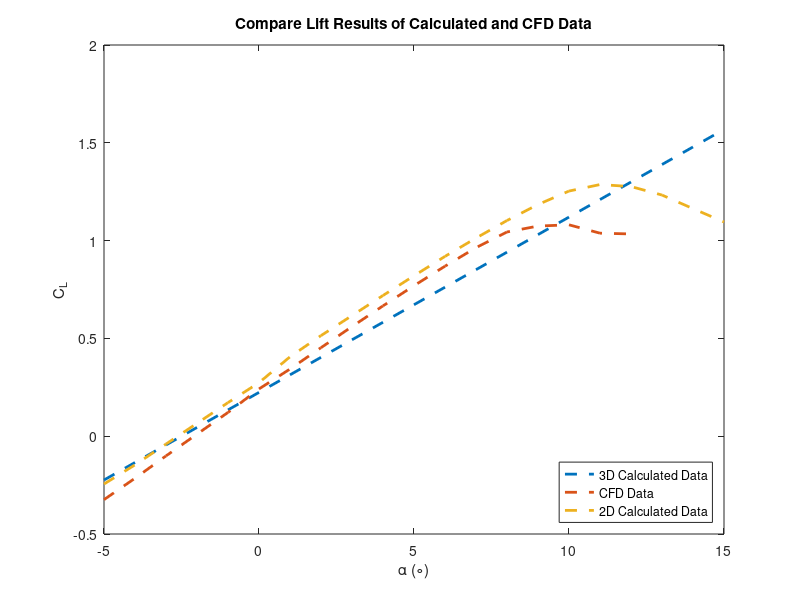
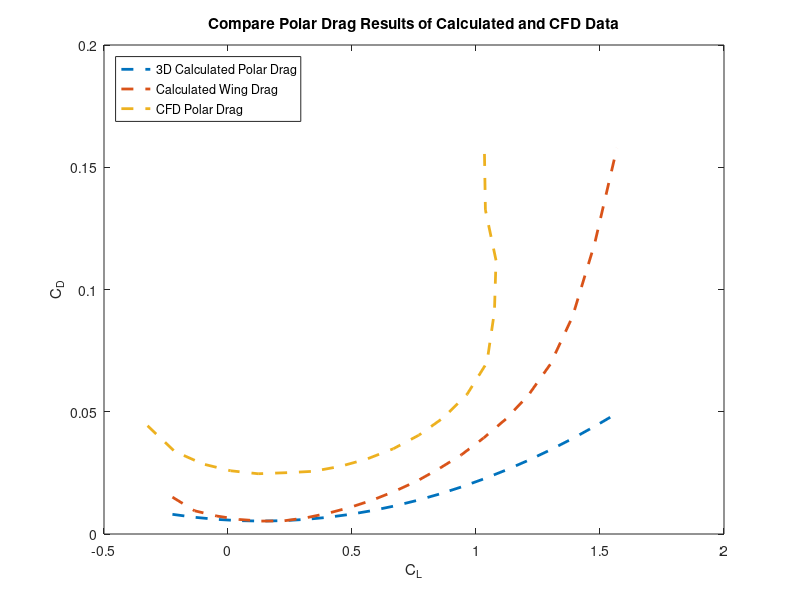
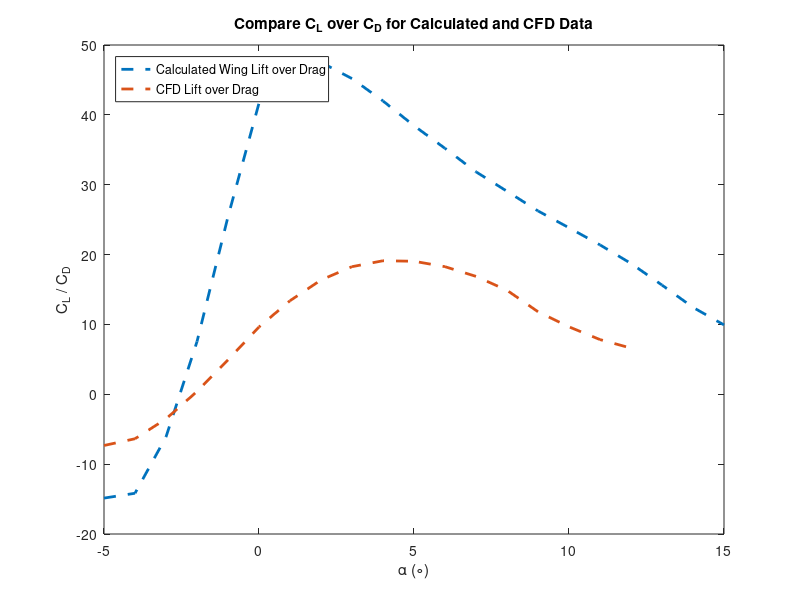

MATLAB code for these plots, in order:
clc
clear all
% 3D lift calculations
data2D = [
        -5.0000 -0.2446 0.0140;
        -4.0000 -0.1465 0.0091;
        -3.0000 -0.0401 0.0073;
        -2.0000 0.0658 0.0059;
        -1.0000 0.1717 0.0049;
        0.0000 0.2737 0.0043;
        1.0000 0.4058 0.0045;
        2.0000 0.5143 0.0050;
        3.0000 0.6167 0.0057;
        4.0000 0.7194 0.0066;
        5.0000 0.8201 0.0078;
        6.0000 0.9193 0.0092;
        7.0000 1.0129 0.0112;
        8.0000 1.1027 0.0134;
        9.0000 1.1844 0.0165;
        10.0000 1.2533 0.0201;
        11.0000 1.2865 0.0252;
        12.0000 1.2763 0.0332;
        13.0000 1.2329 0.0475;
        14.0000 1.1635 0.0720;
        15.0000 1.0951 0.1052;
        ];
    
alpha = data2D(:,1); % Angle of attack
Clift = data2D(:,2); % 2D coefficient of lift
CDrag = data2D(:,3); % 2D coefficient of drag

e = 0.9; % Span efficiency factor
AR = 16.5; % Aspect Ratio

%linear region
alpha_Upper = 5;
alpha_Lower = 4;

%Find index of alpha values
x1=find(data2D(:,1)==alpha_Lower);
x2=find(data2D(:,1)==alpha_Upper);

%initial estimate of alpha
a_0 = (Clift(x2)-Clift(x1))/(alpha(x2)-alpha(x1));

%estimate alpha for finite wing
a = (a_0)/(1 + ((57.3 * a_0)/(pi * e * AR)));

%find zero lift angle of attack
sign = find(Clift>0,1);
Alpha0 = mean([alpha(sign), alpha(sign - 1)]);

%use alpha to calculate cl
CL_3D = a .* ( alpha - Alpha0);
 
% 3D coefficient of drag
D_i = (CL_3D).^2 ./ (pi*e*AR);

%calculate total drag for wing
WingD = CDrag + D_i;

%find min drag alpha value
alpha_MinDrag = alpha(find(WingD == min(WingD)));
CL_MinDrag = a * (alpha_MinDrag - Alpha0);

%define variables
%oswald's efficiency factor
e0 = 1.78 * (1 - 0.045 .* AR.^(0.68)) - 0.64;
k1 = 1 / (pi * e * AR);
k2 = -2 * k1 * CL_MinDrag;

%total polar drag for aircraft
CD_Polar = min(WingD) + k1 * ((CL_3D - CL_MinDrag) .^ 2);

%For CFD
dataCFD=[
    -5,-0.32438,0.044251;
    -4,-0.21503,0.033783;
    -3,-0.10081,0.028627;
    -2,0.010503,0.025864;
    -1,0.12155,0.024643;
    0,0.24163,0.025099;
    1,0.34336,0.025635;
    2,0.45256,0.02766;
    3,0.56037,0.030677;
    4,0.66625,0.034855;
    5,0.76942,0.040403;
    6,0.86923,0.04759;
    7,0.96386,0.057108;
    8,1.0441,0.070132;
    9,1.0743,0.090921;
    10,1.0807,0.11193;
    11,1.0379,0.13254;
    12,1.034,0.15645;
    ];
alphaCFD = dataCFD(:,1); % Angle of attack
CliftCFD = dataCFD(:,2); % 3D coefficient of lift
CDragCFD = dataCFD(:,3); % 3D coefficient of drag

%% plot and compare the lift with respect to alpha
figure(1)
plot(alpha, CL_3D, '--', 'LineWidth', 2);
hold on
plot(alphaCFD, CliftCFD, '--', 'LineWidth', 2);
hold on
plot(alpha, Clift, '--', 'LineWidth', 2);
hold off

%mark each plot
title('Compare Lift Results of Calculated and CFD Data');
legend('3D Calculated Data', 'CFD Data', '2D Calculated Data', 'Location', 'Southeast');
xlabel('\alpha (\circ)');
ylabel('C_L');

%% compare the Drag with respect to lift
figure(2)
plot(CL_3D, CD_Polar, '--', 'LineWidth', 2);
hold on
plot(CL_3D, WingD, '--', 'LineWidth', 2);
hold on
plot(CliftCFD, CDragCFD, '--', 'LineWidth', 2);
hold off
title('Compare Polar Drag Results of Calculated and CFD Data');
legend('3D Calculated Polar Drag', 'Calculated Wing Drag', 'CFD Polar Drag', 'Location', 'Northwest');
xlabel('C_L');
ylabel('C_D');

%% Plot and compare the C_L/C_D with respect to alpha
figure(3)
CLCD3D =  CL_3D./WingD;
CLCDCFD = CliftCFD./CDragCFD;
plot(alpha, CLCD3D, '--', 'LineWidth', 2);
hold on
plot(alphaCFD, CLCDCFD, '--', 'LineWidth', 2);
hold off
title('Compare C_L over C_D for Calculated and CFD Data');
legend('Calculated Wing Lift over Drag', 'CFD Lift over Drag', 'Location', 'Northwest');
xlabel('\alpha (\circ)');
ylabel('C_L / C_D');